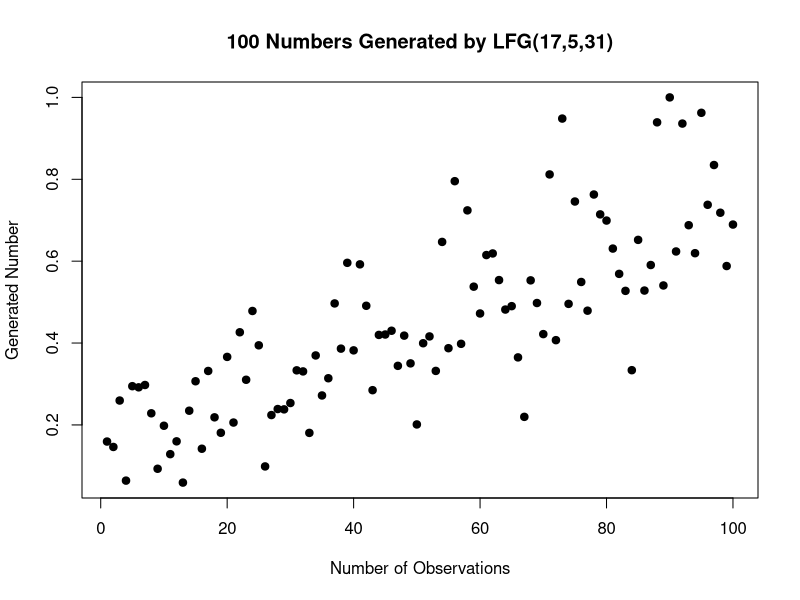

This figure's R source:

lfg = function(j, k, l, n) {
    # generate the seed
    seed = runif(j, 0, 2^l)
    for (i in 1:n) {
        seed[j + i] = seed[i] + seed[j + i - k]%%2^l
    }
    # standardize to [0:1]
    X = seed[(j + 1):length(seed)]/max(seed)
    print(X)
}
# generate 4 new random numbers
plot(lfg(17, 5, 31, 100), main = "100 Numbers Generated by LFG(17,5,31)", xlab = "Number of Observations", ylab = "Generated Number", 
    pch = 19)
